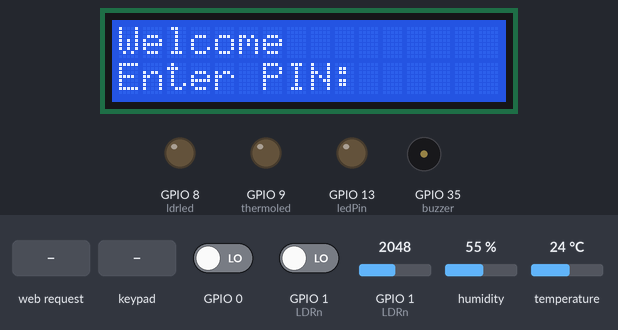
The sketch below on a simulated ESP32-S3. Shown: 16×2 character LCD, output pins drawn as LEDs (lit = HIGH), buzzer (waves = sounding). The test bench sets the inputs (shaded band); at power-on: GPIO 0 LOW, GPIO 1 (LDRn) LOW, GPIO 1 (LDRn) = 2048, humidity 55 %, temperature 24 °C. WiFi joins after 1.5 s; servers stay silent unless stated; what the sketch prints to the serial monitor is not drawn.

Above: at 11.3 s.
11.4 s: HTTP request GET /H received
At 16.6 s:
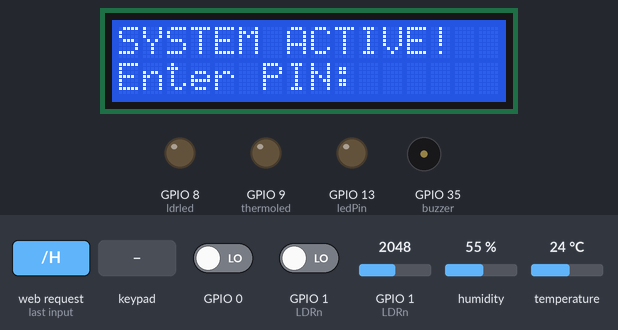
16.9 s: keypad keys 2 9 2 4 2 5 2 7 # pressed 0.4 s apart
At 19.3 s:
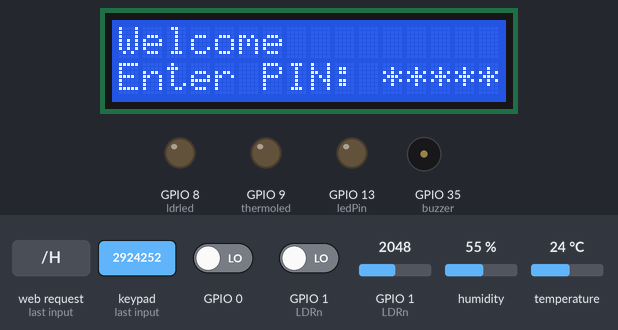
22.0 s: GPIO 0 driven HIGH
At 23.8 s:
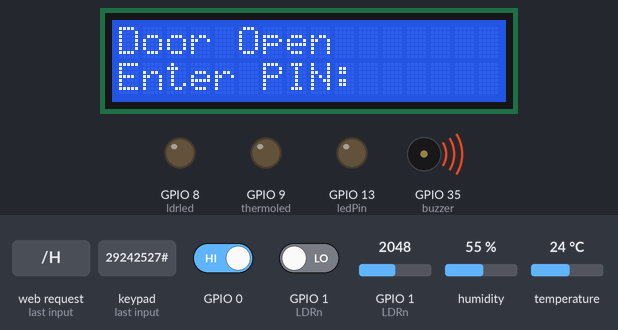
33.5 s: HTTP request GET /L received
At 34.2 s:
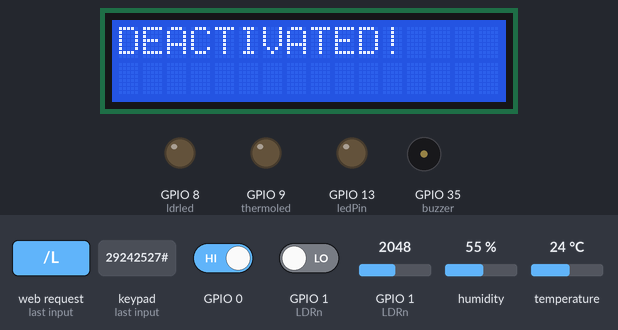
38.0 s: keypad keys 1 2 3 4 # pressed 0.4 s apart
At 40.0 s:
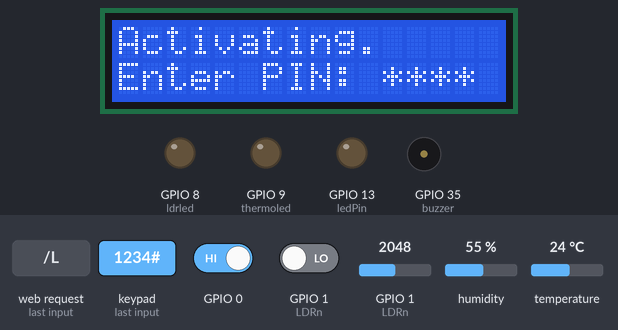
44.1 s: GPIO 1 (LDRn) driven HIGH
At 44.5 s:
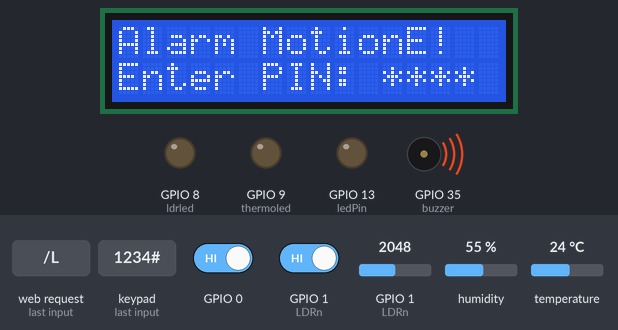
Timing chart, 0 to 47.1 s (numbered marks = the images above; inputs shaded):
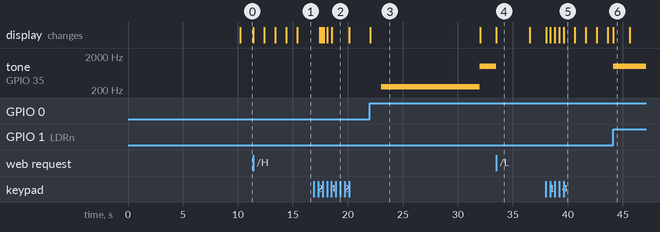

The sketch:

Final_Code.ino
```cpp
#include <avr/interrupt.h>    //library for interrupts
#include <Keypad.h>           //library for keypad
#include <Password.h>         //library for password
#include <LiquidCrystal.h>      //library for LCD
#include <TimerThree.h>   //library for Timer3
#include <TimerOne.h>     //library for Timer1
#include <SPI.h>         //library for thermostat
#include <WiFi.h>       //library for wifi
#include <Adafruit_Sensor.h>  //library for thermostat
#include <DHT.h>        //library for thermostat

#define Door 2             //setting pin 2 to Door
#define Motion 3           //setting pin 3 to Motion
#define Thermo 5     //sets thermostat to pin 5
#define DHTTYPE DHT22   // DHT 22  (AM2302), AM2321

char ssid[] = "eir45165092-2.4G";      // your network SSID (name)
char pass[] = "db4twyse";   // your network password
int keyIndex = 0;                 // your network key Index number (needed only for WEP)

int status = WL_IDLE_STATUS; //wifi status

WiFiServer server(80); //start server on port 80
DHT dht(Thermo, DHTTYPE); //defiens what type of thermostat it is

const int buzzer = 35;    //buzzer to arduino pin 35
int Alarm_Status = 0;       //setting Alarm_Status to the initial value of 0
int Alarm_Active = 0;       //setting Alarm_Active to the initial value of 0
int PinPos = 11;            //this is the position for the pin entry to start on the lcd
int Warning_Alarm = 0;      //setting the warning counter to the initial value of 0
int zone = 0;               //setting the zone to the initial value of 0
int LDRn = A0; // select the input pin for the potentiometer
int ledPin = 13; // select the pin for the LED
int ldrValue = 0; // variable to store the value coming from the ldr
int heatingCount = 0; //set initial value of heatingCount to zero
int heatingManual = 0;  //set initial value of heatingManual to zero
int lightManual = 0; //set initial value of lightManual to zero
int lightCount = 0; //set initial value of lightCount to zero
int ldrled = 8; //pin for ldr led
int thermoled = 9; //pin for thermsotat led

const byte ROWS = 4; //four rows
const byte COLS = 3; //three columns
char keys[ROWS][COLS] = {
  {'1', '2', '3'},
  {'4', '5', '6'},
  {'7', '8', '9'},      // delcares the valeus for the keypad
  {'*', '0', '#'}
};

byte rowPins[ROWS] = {29, 24, 25, 27}; //connect to the row pinouts of the keypad
byte colPins[COLS] = {28, 30, 26}; //connect to the column pinouts of the keypad

Keypad keypad = Keypad( makeKeymap(keys), rowPins, colPins, ROWS, COLS ); //defines the keyapd

Password password = Password( "1234" );  //set password to 1234

LiquidCrystal lcd(36, 38, 46, 44, 42, 40);  //initialising the LCD

void setup() {
  // put your setup code here, to run once:
  noInterrupts();// kill interrupts until everybody is set up
  interrupts();//restart interrupts
  Serial.begin(9600);
  // check for the presence of the shield:
  if (WiFi.status() == WL_NO_SHIELD) {
    Serial.println("WiFi shield not present");
    while (true);       // don't continue
  }

  String fv = WiFi.firmwareVersion();
  if ( fv != "1.1.0" ) //checks the version of wifi sheild and if needs to be updated
    Serial.println("Please upgrade the firmware");

  // attempt to connect to Wifi network:
  while ( status != WL_CONNECTED) {
    Serial.print("Attempting to connect to Network named: ");
    Serial.println(ssid);                   // print the network name (SSID);

    // Connect to WPA/WPA2 network. Change this line if using open or WEP network:
    status = WiFi.begin(ssid, pass);
    // wait 5 seconds for connection:
    delay(5000);
  }
  server.begin();                           // start the web server on port 80
  printWifiStatus();                        // you're connected now, so print out the status
  lcd.begin(16, 2);         //LCD size
  pinMode(ledPin, OUTPUT);    //setting the ledPIN as an output
  digitalWrite(ledPin, LOW);  //setting the ledPIN as low
  pinMode(ldrled, OUTPUT);    //setting the ledPIN as an output
  digitalWrite(ldrled, LOW);  //setting the ledPIN as low
   pinMode(thermoled, OUTPUT);    //setting the ledPIN as an output
  digitalWrite(thermoled, LOW);  //setting the ledPIN as low
  pinMode(Door, INPUT);       //setting door sensor as input
  digitalWrite(Door, HIGH);   //setting door sensor as high
  pinMode(Motion, INPUT);       //setting motion sensor as input
  digitalWrite(Motion, LOW);   //setting PIR as low
  pinMode(buzzer, OUTPUT); // Set buzzer - pin 35 as an output
  pinMode(Thermo, INPUT); // Set Thermo as an imput
  Timer3.initialize(5000000);         // initialize timer1, and set a 5 second period
  Timer3.attachInterrupt(checkSensors);  // attaches warningTone() as a timer overflow interrupt
  keypad.addEventListener(keypadEvent); //this is to jump to keypad event if a key is pressed
  displayCodeEntryScreen();// goes to this function first
}

void loop() {
  keypad.getKey();              //check if keypad is pressed
  WiFiClient client = server.available();
  if (client) {                             // if you get a client,
    Serial.println("new client");           // print a message out the serial port
    String currentLine = "";                // make a String to hold incoming data from the client
    while (client.connected()) {            // loop while the client's connected
      if (client.available()) {             // if there's bytes to read from the client,
        char c = client.read();             // read a byte, then
        Serial.write(c);                    // print it out the serial monitor
        if (c == '\n') {                    // if the byte is a newline character

          // if the current line is blank, you got two newline characters in a row.
          // that's the end of the client HTTP request, so send a response:
          if (currentLine.length() == 0) {
            // HTTP headers always start with a response code (e.g. HTTP/1.1 200 OK)
            // and a content-type so the client knows what's coming, then a blank line:
            client.println("HTTP/1.1 200 OK");
            client.println("Content-type:text/html");
            client.println();
            client.print("<HEAD>");
            client.println("<TITLE>SmartHome</title>");//webpage title
            client.println("<h1 align= center>The smart home project</h1>"); //set up of webpage
            client.print("</head>");
            client.print("<BODY>");
            // the content of the HTTP response follows the header:

            client.print("<li>Click <a href=\"/H\">here</a> turn the Alarm on<br></li>");
            client.print("<li>Click <a href=\"/L\">here</a> turn the Alarm off<br></li>");// turns on or off the alarm
            int LDR = analogRead(LDRn);
            client.print("The LDR reading is: ");
            client.print(LDR);// printing the reading of the ldr
            client.print("<br>");
            float t = dht.readTemperature(); //gets value of thermostat in terms of t
            float hic = dht.computeHeatIndex(t, false); // Compute heat index in Celsius (isFahreheit = false)
            client.print("Heat level is:   ");
            client.print(t); //prints the values coming from the sensor on the screen
            client.print(" degrees celcius<br>");
            client.print("<form action='/heatingON' method='get'>");
            client.print("Click to activate the heating for one hour<button type='submit'>Heating on</button><br>");// this turns on the heating
            client.print("</form>");
             client.print("<form action='/heatingOFF' method='get'>");
            client.print("Click to deactivate the heating for one hour<button type='submit'>Heating off</button><br>");// turns off the heating
            client.print("</form>");
            client.print("<form action='/lightON' method='get'>");
             client.print("<br>");
            client.print("Click to turn on the lighting <button type='submit'>Turn On Light</button><br>");// turns on the lights
            client.print("</form>");
            client.print("<form action='/lightOFF' method='get'>");
             client.print("<br>");
            client.print("Click to turn off the lighting <button type='submit'>Turn Off Light</button><br>");// turns off the lights
            client.print("</form>");
            client.print("</body>");
         //   client.print("<img src= ait.logo.jpg  style= width:304px;height:228px;>");

            // The HTTP response ends with another blank line:
            client.println();
            // break out of the while loop:
            break;
          }
          else {      // if you got a newline, then clear currentLine:
            currentLine = "";
          }
        }
        else if (c != '\r') {    // if you got anything else but a carriage return character,
          currentLine += c;      // add it to the end of the currentLine
        }

        // Check to see if the client request was "GET /H" or "GET /L":
        if (currentLine.endsWith("GET /H")) {
          Activate();               // GET /H activates the alarm
        }
        if (currentLine.endsWith("GET /L")) {
          Deactivate();                // GET /L deactivates the alarm
        }
        if (currentLine.endsWith("GET /heatingON?")) {
          heatingManual = 1;                // GET /heatingON? turns the LED on
          digitalWrite(thermoled, HIGH);
        }
        if (currentLine.endsWith("GET /lightON?")) {
          lightManual = 1;                // GET /heatingON? turns the LED on
          digitalWrite(ldrled, HIGH);
        }
        if (currentLine.endsWith("GET /lightOFF?")) {
          lightManual = 2;                // GET /lightOFF? turns the LED off
          digitalWrite(ldrled, LOW);
        }
        if (currentLine.endsWith("GET /heatingOFF?")) {
           heatingManual = 2;                // GET /heatingOFF? turns the LED off
          digitalWrite(thermoled, LOW);
        }
      }
    }
    // close the connection:
    client.stop();
    Serial.println("client disonnected");
  }

}

void Door_Interrupt()
{
  if (Alarm_Status == 0 && Alarm_Active == 1) //if the alarm is turned on but not triggered
  {
Door_Opened();      //jump to Door_Opened code
  }
}

void Door_Opened() {
  detachInterrupt(0);
  detachInterrupt(1);// deatches the interrupts so the alarm cant be triggered again
  zone = 1; // changes the value off zone so user will know what section was actiivated
  lcd.clear();
  lcd.setCursor(0, 0); // on top line of lcd
  lcd.print("Door Open");// lcd prints door open
  lcd.setCursor(0, 1);// on bottom line
  lcd.print("Enter PIN: ");// lcd prints enter pin
  PinPos = 11;// sets the position to 11 so it dosent overwrite previous words
  Timer1.initialize(1000000);         // initialize timer1, and set a 1 second period
  Timer1.attachInterrupt(warningTone);  // attaches warningTone() as a timer overflow interrupt
}

void warningTone() {
  tone(buzzer, 250);// buzzer set at tone 250
  Warning_Alarm++;// warning alarm is set to 0 if it reaches 10 it goes to alarm triggered and detaches interrupt
  if (Warning_Alarm == 10) {
    Warning_Alarm = 0;
    Timer1.detachInterrupt();
    Alarm_Triggered();
  }
}

void Motion_Interrupt()
{
  if (Alarm_Status == 0 && Alarm_Active == 1) //if the alarm is turned on but not triggered
  {
Motion_detected();  //jump to Motion_detected code
  }
}

void Motion_detected() {
  detachInterrupt(1);
  zone = 2; // interrupt detached zone set to 2 buzzer is set at tone 2000 and goes to alarm triggered
  tone(buzzer, 2000);
  Alarm_Triggered();
}

void keypadEvent(KeypadEvent Key) {
  switch (keypad.getState()) {
    case PRESSED:                   //once a key is pressed jump to here
      lcd.setCursor((PinPos++), 1);   //sets the position on LCD for pin entry and moves each time a key is pressed
      switch (Key) {
        case '*':                 //* is to reset password attempt
          password.reset();         //clears stored password
          lcd.clear();              //clears LCD
          Invalid();                //peeforms function
          delay(1500);
          displayCodeEntryScreen();
          break;
        case '#':                 //# is to validate password
          Check_Pin();              //jump to function
          break;
        default:
          password.append(Key);   //stores the character that has been pressed
          lcd.print("*");
      }        //print to LCD
  }
}

void displayCodeEntryScreen()    // Dispalying start screen for users to enter PIN
{
  lcd.clear();
  lcd.setCursor(0, 0);// the start of the alarm code is here waits for a user to input pin and set the alarm
  lcd.print("Welcome");
  lcd.setCursor(0, 1);
  lcd.print("Enter PIN: ");
  PinPos = 11;
}

void Check_Pin() {
  if (password.evaluate()) {           //check is pin entered matched delcared password and if it does then execute if statements
    password.reset();
    if ((Alarm_Active == 0) && (Alarm_Status == 0)) {  //if alarm is off
      Activate();                   //activate alarm
    } else if ((Alarm_Active == 1) && (Alarm_Status == 1)) { //if alarm is on and activated
      Deactivate();                 //deactivate Alarm
    } else if ((Alarm_Active == 1) && (Alarm_Status == 0)) { //if alarm is on but not activated
      Deactivate();
    }
  } else
    Invalid();                  //if pin enetered is incorrect display invalid code
}

void Activate() {     // Activate the system if correct PIN entered and display message on the screen
  attachInterrupt(0, Door_Interrupt, RISING);   //attach INT0 to Door_Interrupt on rising edge
  attachInterrupt(1, Motion_Interrupt, RISING); //attach INT1 to Motion_Interrupt on rising edge
  Alarm_Active = 1;
  password.reset();
  lcd.setCursor(0, 0);
  lcd.print("Activating");
  int j = 10;
  for (int i = 0; i < 4; i++) { //for loop to have the dot moving across the LCD
    lcd.setCursor(j, 0);
    lcd.print(".");
    j++; // once a number has been entered the lcd prints out "." and then moves on one space using j++
    delay(1000);
    if (j > 15) {
      lcd.setCursor(10, 0);
      lcd.print("       "); //clears the dots and starts again
      delay(1000);
      j = j - 6;
    }
  }
  lcd.setCursor(0, 0);
  lcd.print("SYSTEM ACTIVE!");
  delay(2000); // prints system active and waits 2 seconds before clearing the lcd
  lcd.clear();
  PinPos = 11;
  displayCodeEntryScreen(); // jumps to this function
}

void Deactivate() {   // Deactivate the system if correct PIN entered and display message on the screen
  lcd.clear();
  noTone(buzzer);// stops the buzzer
  Timer1.detachInterrupt(); // detaches the timer interrupt
  Alarm_Status = 0; // resets the status and active settings to 0
  Alarm_Active = 0;
  password.reset(); // resets the password
  lcd.setCursor(0, 0);
  lcd.print("DEACTIVATED!");// prints out deactivated
  delay(3000);
  lcd.clear();
  PinPos = 11;
  displayCodeEntryScreen();// goes to this function
}

void Invalid() {
  password.reset();// resets password
  lcd.clear();
  lcd.setCursor(0, 0);
  lcd.print("Invalid Pin");// prints invaid pin
  lcd.setCursor(0, 1);
  lcd.print("Enter Pin: "); // asksuser for the pin and sets the pin position to 11
  PinPos = 11;
}

void Alarm_Triggered() {
  tone(buzzer, 1000);
  password.reset();       //clears any charaters that have been stored for the password
  Alarm_Status = 1;
  if (zone == 1) { // if zone is 1
    lcd.setCursor(0, 0);     //set cursor to first row first charater
    lcd.print("Alarm Door");    //print to LCD
    lcd.setCursor(0, 1);         //set cursor to second row first charater
    lcd.print("Enter PIN: ");
  }    //print to LCD

  if (zone == 2) { // if zone is 2
    lcd.setCursor(0, 0);
    lcd.print("Alarm Motion"); // print to lcd
    lcd.setCursor(0, 1);
    lcd.print("Enter PIN: "); // asks user for pin again
  }
}

void checkSensors() {// functions that the timers will run
  checkLDR();
  checkThermo();
}

void checkLDR() {
  ldrValue = analogRead(LDRn); //gets the value of the ldr
  if (lightManual == 0) {// if lightmaunal is 0
    if (ldrValue < 90) { // if ldr value is less than 90 turn on the led
      digitalWrite(ldrled, HIGH);
    } else digitalWrite(ldrled, LOW);
  } else if (lightManual == 1) { // if light manual is 1
    digitalWrite(ldrled, HIGH);// turn on led
    lightCount++;
    if (lightCount == 3) {// if light count is 3 change both manual and count to 0 .. this code is for the webpage to overide the timers
      lightCount = 0;
      lightManual = 0;
    }
  }else if (lightManual == 2) { // if lightmanual is 2 turn off led
    digitalWrite(ldrled, LOW);
    lightCount++;
    if (lightCount == 3) { //if count is 3 reset count and manual to 0
      lightCount = 0;
      lightManual = 0;
    }
  }
}
void checkThermo() {
  float temp = dht.readTemperature(); // gets the temeperature and stores it as a float
  float hic = dht.computeHeatIndex(temp, false); // Compute heat index in Celsius (isFahreheit = false)
  Serial.println(temp); // serial monitor prints the temperature
  if (heatingManual == 0) {
    if (temp < 18) { // if manual is zero and temp is under 18 tunr on the led
      digitalWrite(thermoled, HIGH);
    } else digitalWrite(thermoled, LOW);
  } else if (heatingManual == 1) {// if manaul is 1 turn on led and change to 2
    digitalWrite(thermoled, HIGH);
    heatingCount++;
    if (heatingCount == 3) { // if count is 3 reset both Count and maunal to 0
      heatingCount = 0;
      heatingManual = 0;
    }
  } else if (heatingManual == 2) { // if manual is 2  turn off led change Count to 3
    digitalWrite(thermoled, LOW);
    heatingCount++;
    if (heatingCount == 3) { //if count is 3 change both count and manual to 0
      heatingCount = 0;
      heatingManual = 0;
    }
  }
}

void printWifiStatus() {
  // print the SSID of the network you're attached to:
  Serial.print("SSID: ");
  Serial.println(WiFi.SSID()); // prints out the ssid on serila monitor

  // print your WiFi shield's IP address:
  IPAddress ip = WiFi.localIP();
  Serial.print("IP Address: ");// prints out the ip address of the webpage
  Serial.println(ip);

  // print the received signal strength:
  long rssi = WiFi.RSSI();
  Serial.print("signal strength (RSSI):");
  Serial.print(rssi); // prints out the signal strength
  Serial.println(" dBm");
  // print where to go in a browser:
  Serial.print("To see this page in action, open a browser to http://"); // tells you the webpage to go to to view it
  Serial.println(ip);
}
```

Measured:
- after the input at 11.4 s, the display: first changes at once (image 1 shows a later state)
- after the input at 16.9 s, the display: first differs from a run without the input after 0.52 s (image 2 shows a later state)
- after the input at 22.0 s, tone on GPIO 35 (buzzer): silent → 250 Hz after 1.0 s, → 1000 Hz 9.0 s later; the display: changes at once (image 3)
- after the input at 33.5 s, tone on GPIO 35 (buzzer): 1000 Hz → silent at once; the display: changes at once (image 4)
- after the input at 38.0 s, the display: first changes at once (image 5 shows a later state)
- after the input at 44.1 s, tone on GPIO 35 (buzzer): silent → 1000 Hz at once; the display: changes at once (image 6)
- what the display in image 3 shows lasts 10.0 s, from 22.0 s to 32.0 s
